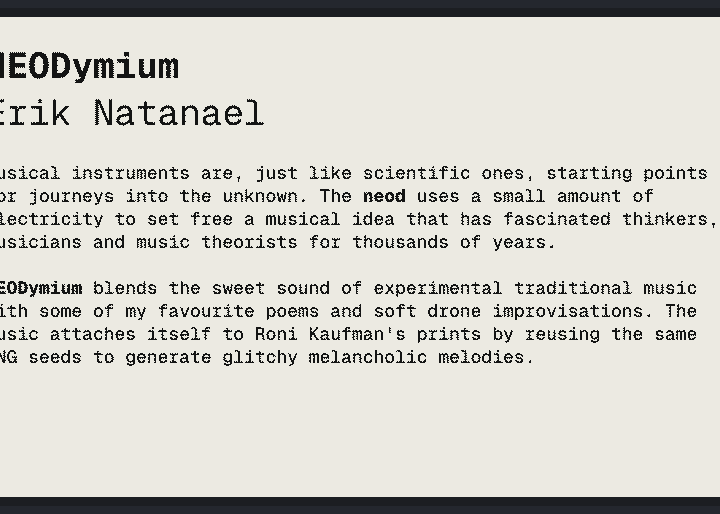
Bench run of a sketch on a simulated Arduino Uno, built for the host (arithmetic inside an expression is 32-bit, double 64-bit). On the bench: 800×480 one-colour display.

Above: at 4.1 s.

The sketch:

epd7in5_V2_show_image.ino
```cpp
/* Includes ------------------------------------------------------------------*/
#include "DEV_Config.h"
#include "EPD.h"
#include "GUI_Paint.h"
#include "ImageData.h"
#include <stdlib.h>

/* Entry point ----------------------------------------------------------------*/
void setup()
{
  printf("EPD_7IN5_V2_test Demo\r\n");
  DEV_Module_Init();

  printf("e-Paper Init and Clear...\r\n");
  EPD_7IN5_V2_Init();
  EPD_7IN5_V2_Clear();
  //DEV_Delay_ms(500);

  //Create a new image cache
  UBYTE *BlackImage;
  /* you have to edit the startup_stm32fxxx.s file and set a big enough heap size */
  UWORD Imagesize = ((EPD_7IN5_V2_WIDTH % 8 == 0) ? (EPD_7IN5_V2_WIDTH / 8 ) : (EPD_7IN5_V2_WIDTH / 8 + 1)) * EPD_7IN5_V2_HEIGHT;
  if ((BlackImage = (UBYTE *)malloc(Imagesize)) == NULL) {
    printf("Failed to apply for black memory...\r\n");
    while (1);
  }
  printf("Paint_NewImage\r\n");
  Paint_NewImage(BlackImage, EPD_7IN5_V2_WIDTH, EPD_7IN5_V2_HEIGHT, 0, WHITE);

#if 1   // show image for array
    printf("show image for array\r\n");
    Paint_SelectImage(BlackImage);
    Paint_Clear(WHITE);
    Paint_DrawBitMap(gImage0);
    EPD_7IN5_V2_Display(BlackImage);
    DEV_Delay_ms(2000);
#endif

  printf("Goto Sleep...\r\n");
  EPD_7IN5_V2_Sleep();
  free(BlackImage);
  BlackImage = NULL;
}

/* The main loop -------------------------------------------------------------*/
void loop()
{
  //
}
```

ImageData.h
```cpp
// (licence header left out)
#ifndef _IMAGEDATA_H_
#define _IMAGEDATA_H_

extern const unsigned char gImage0[];

#endif
/* FILE END */
```

Source omitted: ImageData.c (data table, 301321 bytes)
